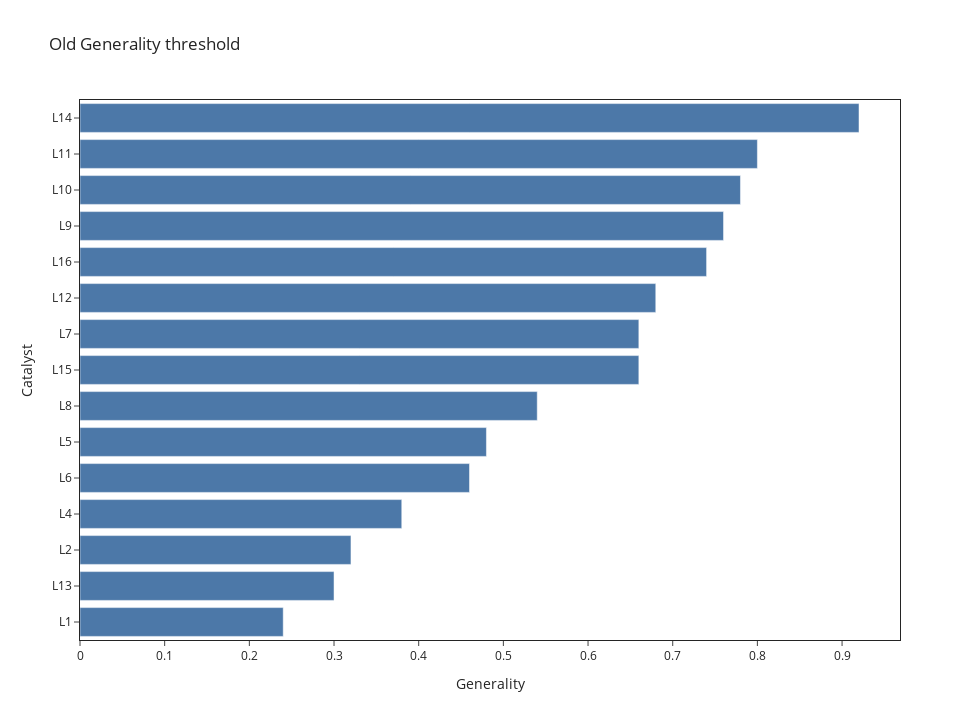

Notebook code cell kept with this figure:
### Markdown cell above
# Old Generality measurments

### Code cell
cats = df_ee['Catalyst_Ar_grp'].unique()
cat_list = []
gen_list = []
cluster_label_list = []
cluster_label_ee_list = []
for cat in cats:
    generality, cluster_labels, cluster_label_ee = calc_generality(df_ee,cat,'Catalyst_Ar_grp','Predicted ee', df_ee['cluster_label'],60)
    cat_list.append(cat)
    gen_list.append(generality)
    cluster_label_list.append(cluster_labels)
    cluster_label_ee_list.append(cluster_label_ee)

gen = pd.Series(gen_list,cat_list)
gen = gen.sort_values(ascending=True)
fig = px.bar(x=gen, y=gen.index, title='Old Generality threshold',
            labels={'x':'Catalyst Class', 'y':'Generality'},
            template='simple_white', orientation='h',
            color_discrete_sequence=[px.colors.qualitative.T10[0],
            px.colors.qualitative.T10[0],
            px.colors.qualitative.T10[4]],
            width=980, height=720,
                )


                


fig.update_xaxes(mirror=True)
fig.update_yaxes(mirror=True)

fig.update_layout(
    font_size=12,xaxis_title='Generality', yaxis_title='Catalyst', 
)

fig.update_layout(
    legend=dict(
        yanchor="bottom",
        y=1.01,
        xanchor="left",
        x=0.01,
        orientation='h',
    ),
    legend_title_text=''
)


fig.show()

### Figure 1 — Plotly figure (JSON) as saved in the notebook; plotly's stock layout.template omitted (floating-point values rounded to 4 significant figures)
{"data": [{"alignmentgroup": "True", "hovertemplate": "Catalyst Class=%{x}<br>Generality=%{y}<extra></extra>", "legendgroup": "", "marker": {"color": "#4C78A8", "pattern": {"shape": ""}}, "name": "", "offsetgroup": "", "orientation": "h", "showlegend": false, "textposition": "auto", "type": "bar", "x": [0.24, 0.3, 0.32, 0.38, 0.46, 0.48, 0.54, 0.66, 0.66, 0.68, 0.74, 0.76, 0.78, 0.8, 0.92], "xaxis": "x", "y": ["L1", "L13", "L2", "L4", "L6", "L5", "L8", "L15", "L7", "L12", "L16", "L9", "L10", "L11", "L14"], "yaxis": "y"}], "layout": {"barmode": "relative", "font": {"size": 12}, "height": 720, "legend": {"orientation": "h", "title": {"text": ""}, "tracegroupgap": 0, "x": 0.01, "xanchor": "left", "y": 1.01, "yanchor": "bottom"}, "title": {"text": "Old Generality threshold"}, "width": 980, "xaxis": {"anchor": "y", "domain": [0, 1], "mirror": true, "title": {"text": "Generality"}}, "yaxis": {"anchor": "x", "domain": [0, 1], "mirror": true, "title": {"text": "Catalyst"}}}}
